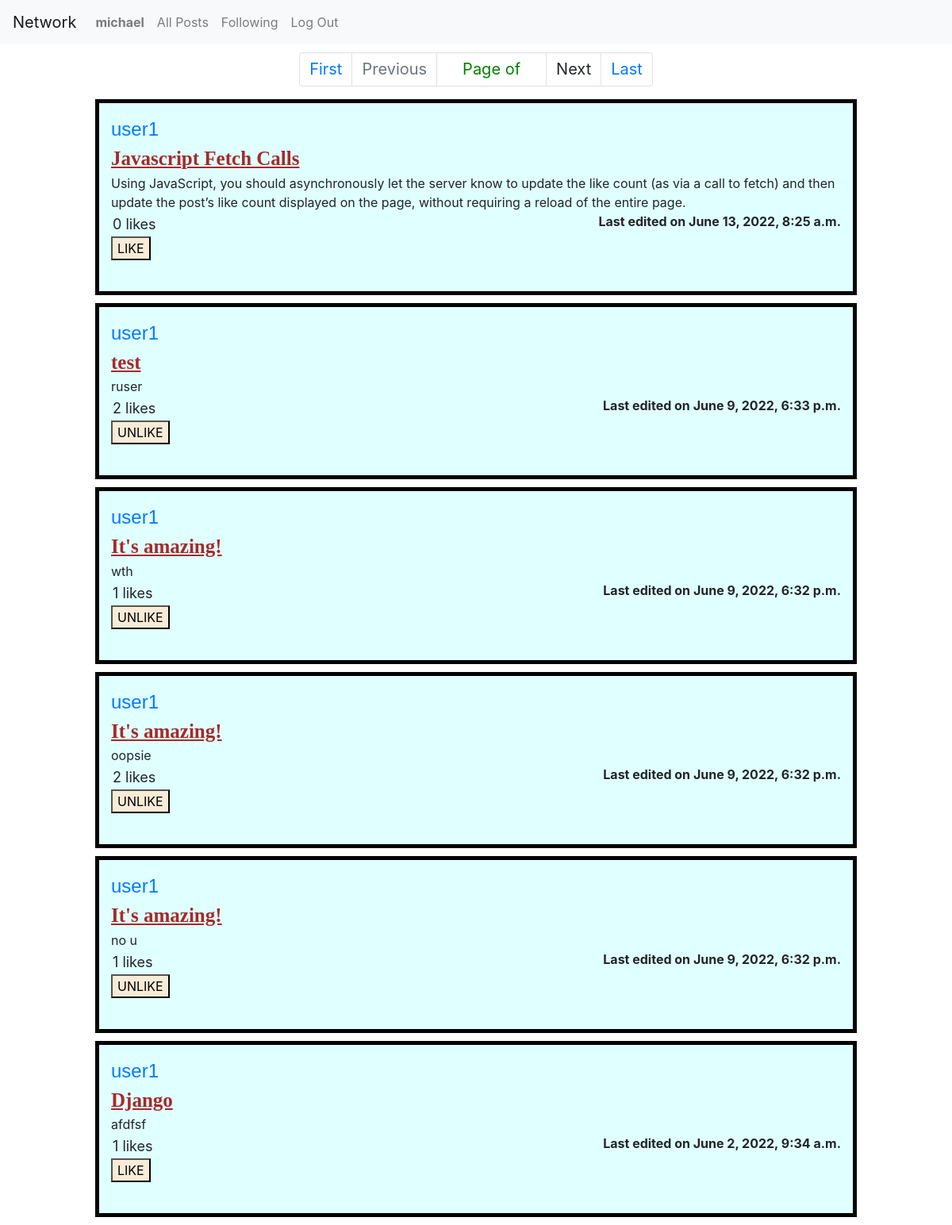
The page /profile/user1 (signed in) on the database its author committed.
### network/models.py (models this page shows)
class User(AbstractUser):
    id = models.AutoField(primary_key=True)
    pass

class Post(models.Model):
    id = models.AutoField(primary_key=True)
    username = models.ForeignKey(User, on_delete=models.CASCADE, related_name="post")
    title = models.CharField(max_length=64, default="")
    content = models.CharField(max_length=512)
    time = models.DateTimeField(auto_now=True)

### network/views.py (the view)
# urls.py: path("profile/<str:username>", views.profile_view, name="profile_view"),
def profile_view(request, username):
    user = User.objects.get(username = username)
    return render(request, "network/profile.html", {
        "user_id": user.id,
        "username": username,
        "follower": FollowPair.objects.filter(following = user).count(),
        "following": FollowPair.objects.filter(follower = user).count(),
        "posts": (util.fetchlikes(request, Post.objects.filter(username = user).order_by("-time")) if
                  request.user.is_authenticated else []),
        "self": user == request.user,
        "followed": (FollowPair.objects.filter(follower = request.user, following = user).count() == 1
                     if request.user.is_authenticated else None),
    })

### network/util.py (called while the page is built)
def fetchlikes(request, queryset):
    for post in queryset:
        if request.user.is_authenticated:
            post.liked = (True if LikePair.objects.filter(
                    liker = request.user,
                    likedpost = post.id
                ).count() == 1 else False)
        post.likes = LikePair.objects.filter(likedpost = post.id).count()
    return queryset

### network/templates/network/profile.html (shortened to what this page needs)
{% extends 'network/layout.html' %}
{% load static %}
{% block body %}
    {% include "network/pagination.html" %}
    {% for post in posts %}
        {% include "network/post.html" %}
    {% endfor %}
{% endblock body %}

### network/templates/network/layout.html (shortened to what this page needs)
{% load static %}
<!DOCTYPE html>
<html lang="en">
    <head>
        <link rel="stylesheet" href="https://stackpath.bootstrapcdn.com/bootstrap/4.4.1/css/bootstrap.min.css">
        <link href="{% static 'network/styles.css' %}" rel="stylesheet">
    </head>
    <body>
        <nav class="navbar navbar-expand-lg navbar-light bg-light">
            <a class="navbar-brand" href="#">Network</a>
            <div>
              <ul class="navbar-nav mr-auto">
                {% if user.is_authenticated %}
                    <li class="nav-item">
                        <a class="nav-link" href="{% url 'network:profile_view' username=user.username%}">
                            <strong>{{ user.username }}</strong>
                        </a>
                    </li>
                {% endif %}
                <li class="nav-item">
                  <a class="nav-link" href="{% url 'network:index' %}">All Posts</a>
                </li>
                {% if user.is_authenticated %}
                    <li class="nav-item">
                        <a class="nav-link" href="{% url 'network:following' %}">Following</a>
                    </li>
                    <li class="nav-item">
                        <a class="nav-link" href="{% url 'network:logout' %}">Log Out</a>
                    </li>
                {% endif %}
              </ul>
            </div>
        </nav>
        <div class="body">
            {% block body %}
            {% endblock %}
        </div>
    </body>
</html>

### network/templates/network/post.html (shortened to what this page needs)
<div class="postdiv" id={{ post.id }}>
    <article class="username">
        <a href="{% url 'network:profile_view' username=post.username %}">
            {{ post.username }}
        </a><br>
    </article>
    <article class="title">
        <strong>{{ post.title }}</strong><br>
    </article>
    <div class="editdiv" id={{ post.id }}>
        <article class="content">{{ post.content }}</article>
        <div class="likes" id="likes_{{post.id}}">
            {{ post.likes }} likes
        </div>
        <div class="time">
            Last edited on {{ post.time }}
        </div><br>
        {% if post.liked != None %}
            <button class="like_button" data-id={{ post.id }}>
                {% if post.liked %}
                UNLIKE
                {% else %}
                LIKE
                {% endif %}
            </button>
        {% endif %}
    </div><br>
</div>

### network/static/network/styles.css (style rules this page uses)
.postdiv { background-color: lightcyan; padding: 15px; margin: 10px; border-width: 5px; border-color: black; border-style: solid; white-space: initial; }
.postdiv > .title { font-size: 25px; font-weight: bold; color: brown; font-family: Georgia, 'Times New Roman', Times, serif; text-decoration: underline; }
.postdiv > .username { font-size: 24px; font-family:'Trebuchet MS', 'Arial'; color: purple; }
.postdiv > .editdiv > .time { font-size: 16px; font-weight: bold; display: inline; float: right; }
.postdiv > .editdiv > .likes { font-size: 18px; display: inline-block; margin: 2px; }
@media (min-width: 1000px) { .postdiv { margin-left: 10%; margin-right: 10%; } }
.like_button, .edit_button { background-color: antiquewhite; margin-right: 10px; }
ul { list-style: none; display: table; }
li { display: table-row; }

### rows shown on the page
User: username "michael"
Post: username "user1", title "Javascript Fetch Calls", content "Using JavaScript, you should asynchronously let the server know to update the like count (as via a call to fetch) and then update the post’s like count displayed on the page, without requiring a reload of the entire page.", likes "0", time "June 13, 2022, 8:25 a.m.", shows "LIKE"
Post: username "user1", title "test", content "ruser", likes "2", time "June 9, 2022, 6:33 p.m.", shows "UNLIKE"
Post: username "user1", title "It's amazing!", content "wth", likes "1", time "June 9, 2022, 6:32 p.m.", shows "UNLIKE"
Post: username "user1", title "It's amazing!", content "oopsie", likes "2", time "June 9, 2022, 6:32 p.m.", shows "UNLIKE"
Post: username "user1", title "It's amazing!", content "no u", likes "1", time "June 9, 2022, 6:32 p.m.", shows "UNLIKE"
Post: username "user1", title "Django", content "afdfsf", likes "1", time "June 2, 2022, 9:34 a.m.", shows "LIKE"
